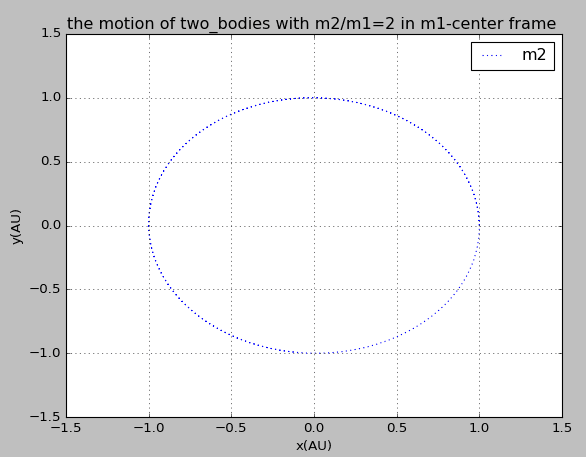

Write Python code to recreate this figure.
import math as ma
from matplotlib import pyplot as plt

class two_bodies:
    def __init__(self,n):
        self.n=n
        self.x=[1]
        self.y=[0]
        self.vx=[0]
        self.vy=[2*ma.pi*ma.sqrt(self.n+1)]
        self.r=[ma.sqrt(self.x[0]**2+self.y[0])]
        self.dt=0.002
        
    def cal(self):
        t=[0]
        while t[-1]<=1:    
            vxi=self.vx[-1]-4*ma.pi**2*(self.n+1)*self.x[-1]*self.dt
            xi=self.x[-1]+vxi*self.dt
            vyi=self.vy[-1]-4*ma.pi**2*(self.n+1)*self.y[-1]*self.dt
            yi=self.y[-1]+vyi*self.dt
            self.vx.append(vxi)
            self.x.append(xi)
            self.vy.append(vyi)
            self.y.append(yi)
            t.append(t[-1]+self.dt)
            
    def pl(self,style,slogan):
        plt.plot(self.x,self.y,style,label=slogan)

        
A=two_bodies(n=2)
A.cal()
A.pl('b:','m2')
plt.title('the motion of two_bodies with m2/m1=2 in m1-center frame ')
plt.xlim(-1.5,1.5)
plt.ylim(-1.5,1.5)
plt.xlabel('x(AU)')
plt.ylabel('y(AU)')
plt.grid()
plt.legend()
plt.show()
